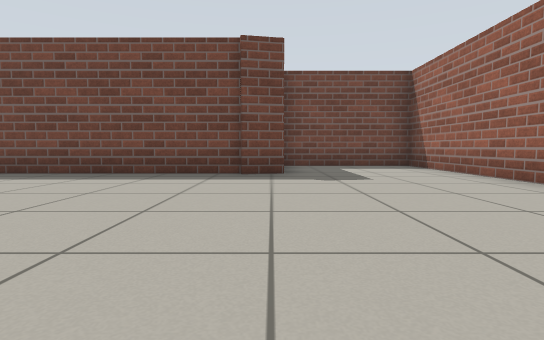
view 1 (above)

20 first-person views from a walk through a world built for the Gazebo simulator. The camera is 0.5 m above the floor, tilts 4° down and sees 80° across. The floor is counted in squares, 1 m on a side. Each view is taken from the middle of a square. On the plan, view 1 faces up. The plan holds only what a view shows up to about 9 squares ahead; the rest is blank.

view 2
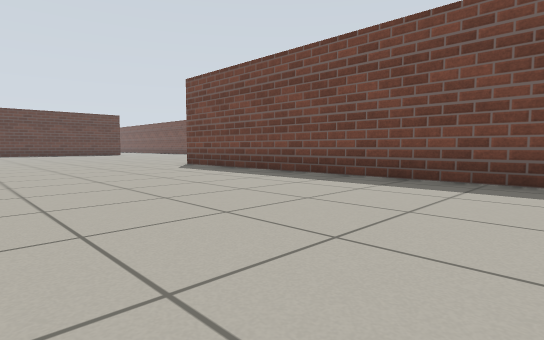

view 3
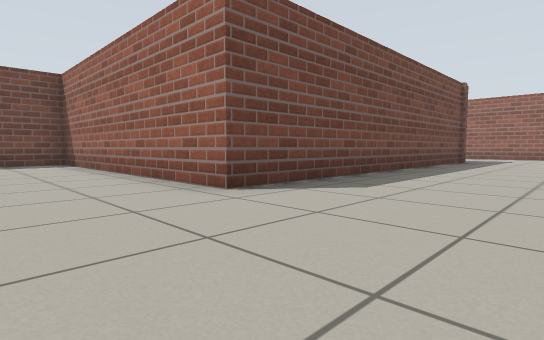

view 4
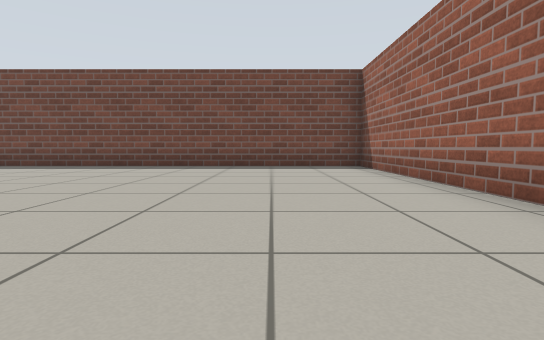

view 5
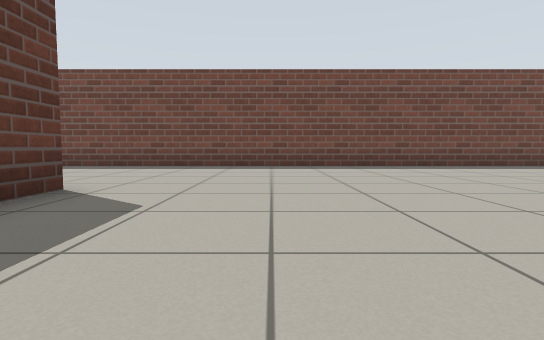

view 6
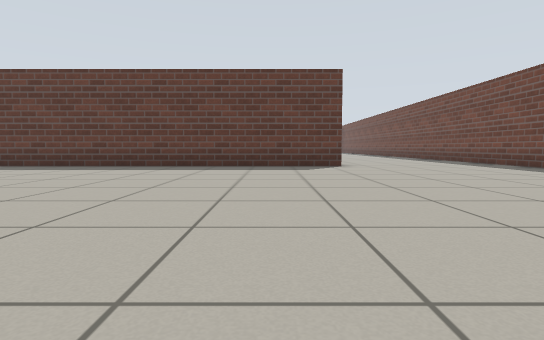

view 7
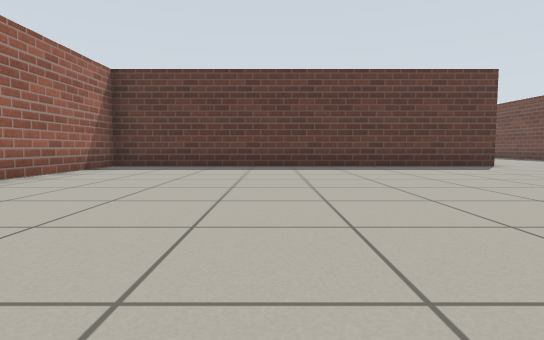

view 8
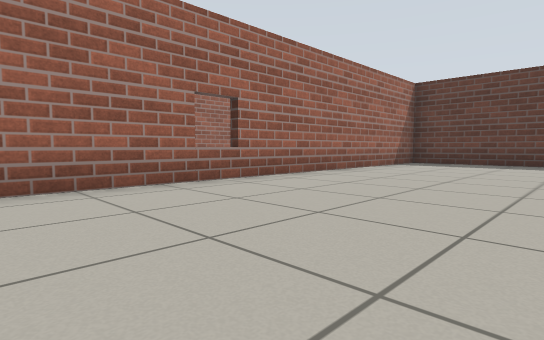

view 9
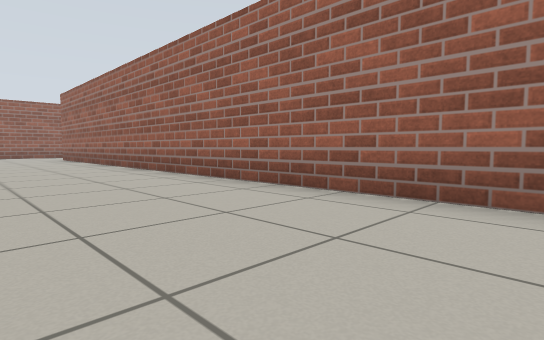

view 10
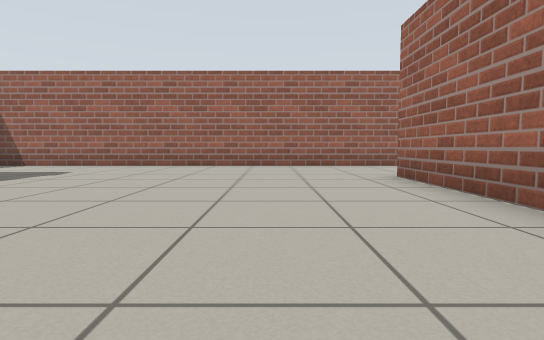

view 11
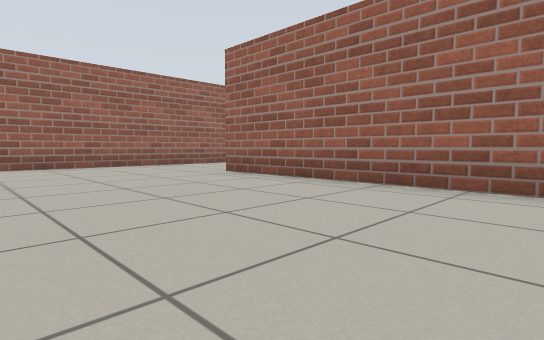

view 12
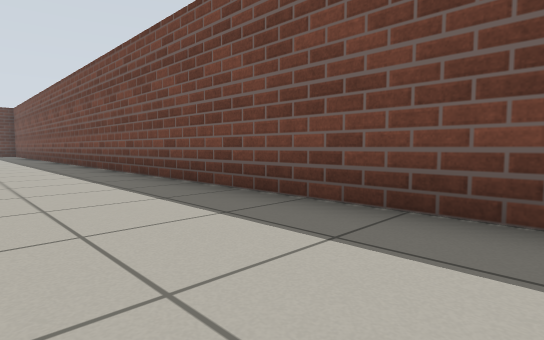

view 13
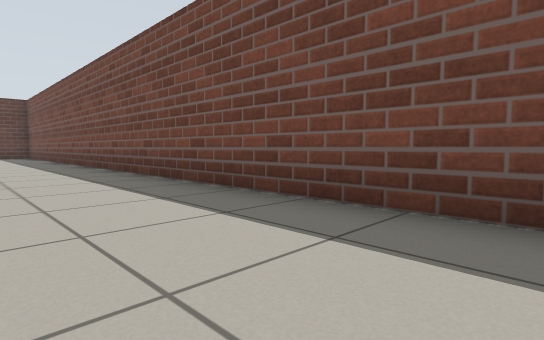

view 14
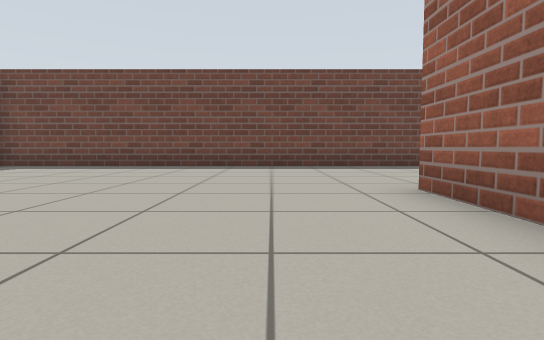

view 15
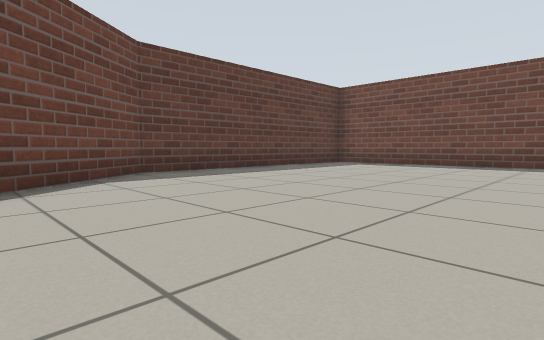

view 16
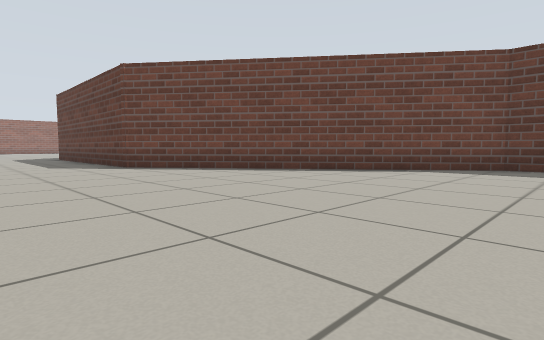

view 17
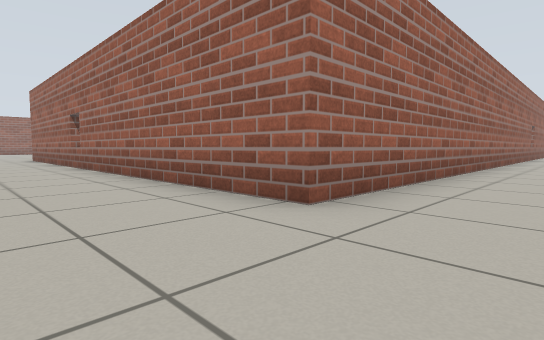

view 18
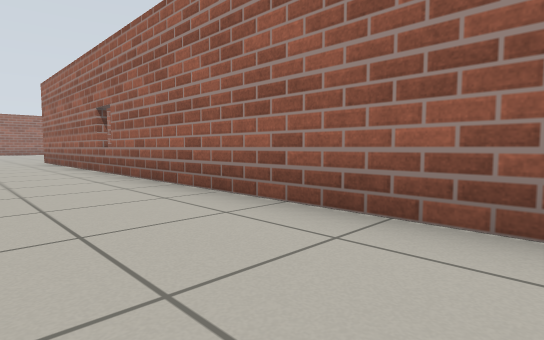

view 19
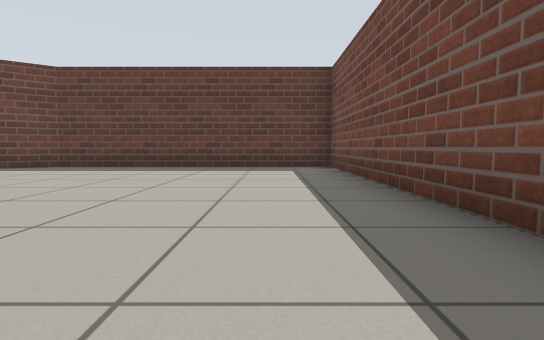

view 20
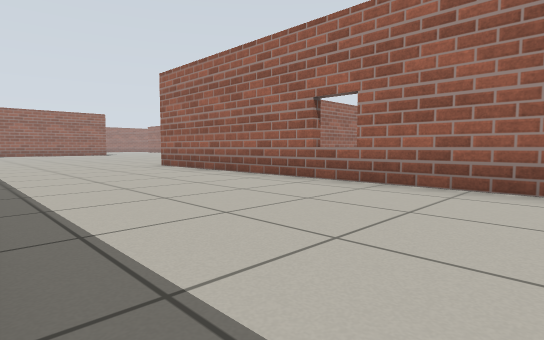

### Floor plan
Points are (right, up) in squares from view 1. A wall is a line through its corners. A room is listed if a view was taken in it or the views show most of it. See-through windows are left out.
Room 1 (views 1, 2, 3, 4, 5, 6, 7, 8, 9, 10, 11, 12, 13, 14, 15, 16, 17, 18, 19, 20)
walls: (-35.3, 1.4) (-35.3, 8.8) (-22.5, 8.8) (-22.5, -1.1) (0.5, -1.1); (0.2, 6.1) (-0.6, 5.9); (0.3, 6.1) (-9.7, 6.1) (-9.7, 13.5) (-44.2, 13.5) (-44.2, 6.6) (-39.1, -0.1); (3.7, 0.6) (3.7, 8.7) (0.2, 8.7)
ways out: opening at (-37, 0.7); opening at (2, -0.3)

Where each view was taken, in squares from view 1:
view 1: 0 up, 0 right, facing up
view 2: 1 up, 1 left, facing up-left
view 3: 3 up, 12 left, facing up-right
view 4: 5 up, 12 left, facing up
view 5: 5 up, 20 left, facing up
view 6: 7 up, 14 left, facing left
view 7: 3 up, 14 left, facing left
view 8: 3 up, 12 left, facing down-left
view 9: 2 up, 14 left, facing down-right
view 10: 1 up, 5 left, facing right
view 11: 3 up, 5 left, facing down-right
view 12: 11 up, 23 left, facing up-left
view 13: 11 up, 27 left, facing up-left
view 14: 5 up, 37 left, facing up
view 15: 4 up, 38 left, facing up-left
view 16: 8 up, 36 left, facing down-left
view 17: 11 up, 37 left, facing down-right
view 18: 11 up, 35 left, facing down-right
view 19: 12 up, 36 left, facing left
view 20: 13 up, 31 left, facing down-right
